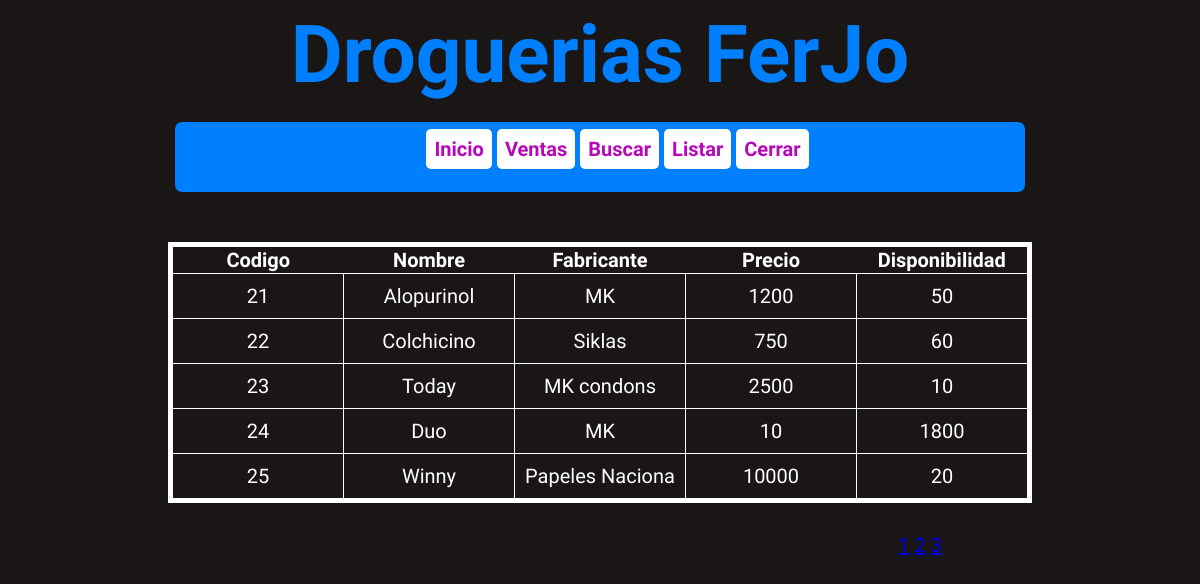
Screenshot of /listar.php?pagina=3 (signed in) with the database file from the repository.
### tables this page shows
CREATE TABLE `drogas` (
  `Codigo` int(15) NOT NULL,
  `Nombre` varchar(15) NOT NULL,
  `Fabricante` varchar(15) NOT NULL,
  `Presentacion` varchar(15) NOT NULL,
  `Tipo` varchar(15) NOT NULL,
  `Fecha_Vencimiento` date NOT NULL,
  `Precio` int(20) NOT NULL,
  `Disponibilidad` int(10) NOT NULL,
  `Cod_Proveedor` int(15) NOT NULL,
  `Formula` varchar(2) DEFAULT NULL
);

### listar.php (the view, shortened to what this page needs)
<!DOCTYPE html>
<html>
<head>
	<link rel="stylesheet" type="text/css" href="stylesheet.css">
</head>
<body>
<div id='Contenido'>
	<header>
		<hgroup>
		<h1><a href="index.php">Droguerias FerJo</a></h1>
		</hgroup>
		<div id='Menu'>
			<nav>
				<ul>
					<?php
					echo "<li><a href='index.php'>Inicio</a></li>";
					echo "<li><a href='ventas.php'>Ventas</a></li>";
					echo "<li><a href='buscar.php'>Buscar</a></li>";
					echo "<li><a href='listar.php'>Listar</a></li>";
					echo "<li><a href='cerrar.php'>Cerrar</a></li>";
					?>
				</ul>
			</nav>
		</div>
		<div>
		<?php
			require("conexion.php");
			$consulta = "SELECT Codigo, Nombre, Fabricante, Precio, Disponibilidad FROM drogas";
			$result = mysqli_query($conexion, $consulta);
			$tamano_paginas = 10;
			if(isset($_GET["pagina"])){
				$pagina = $_GET["pagina"];
			}else{
				$pagina = 1;
			}
			$numfilas = mysqli_num_rows($result);
			$totalpag = ceil($numfilas/$tamano_paginas);
			$desde = ($pagina -1)*$tamano_paginas;
			$consulta_limite ="SELECT Codigo, Nombre, Fabricante, Precio, Disponibilidad FROM drogas LIMIT $desde, $tamano_paginas";
			$result = mysqli_query($conexion, $consulta_limite);
			if(!empty($result)){
				echo "<table>";
				echo "<thead>";
				echo "<tr>";
				echo "<th>Codigo</th>";
				echo "<th>Nombre</th>";
				echo "<th>Fabricante</th>";
				echo "<th>Precio</th>";
				echo "<th>Disponibilidad</th>";
				echo "</thead>";
				echo "<tbody>";
				while($fila = mysqli_fetch_row($result)){
					echo "<tr><td>";
					echo "$fila[0] </td><td>";
					echo " $fila[1] </td><td>";
					echo "$fila[2] </td><td>";
					echo "$fila[3] </td><td>";
					echo "$fila[4]</td></td></tr>";
				}
				echo "</tbody>";
				echo "</table>";
			}else{
				echo "<h1 id = 'Error'>No hay drogas en el inventario</h1>";
			}
		?>
		</div>
		<div id='Paginacion'>
		<?php
			for($i = 1; $i <= $totalpag; $i++){
				echo "<a href='?pagina=" . $i . "'>" . $i . "</a>  ";
			}
		?>
		</div>
	</header>
</div>
</body>
</html>

### stylesheet.css (style rules this page uses)
body { background-color: #1A1616; font-family: 'Gloria Hallelujah', cursive; font-size: 20px; color: #FFF; }
header hgroup h1 { font-size: 80px; color: #0080FF; margin: 0 auto; font-family: 'Ranga', cursive; }
header hgroup h1 a { text-decoration: none; color: #0080FF; }
#Contenido { text-align: center; }
#Menu { margin: 0 auto; background-color: #0080FF; border-radius: 7px; width: 850px; height: 70px; }
nav ul { list-style-type: none; }
nav ul li { display: inline-block; margin-top: 7px; margin-right: 5px; cursor: pointer; border-radius: 5px; background-color: white; padding: 8px; font-weight: bold; transition: all 0.5s linear; -webkit-transition: all 0.5s linear; -o-transition: all 0.5s linear; -moz-transition: all 0.5s linea }
nav ul li a { text-decoration: none; color: #b709ba; }
table { margin: 0 auto; margin-top: 50px; border: 5px solid white; border-collapse: collapse; text-align: center; }
table td { border-radius: 7px; border: 1px solid white; padding: 10px; width: 150px; }
#Paginacion { margin-top: 30px; margin-right: 250px; text-align: right; }

### rows the page displays
drogas: Codigo "21", Nombre "Alopurinol", Fabricante "MK", Precio "1200", Disponibilidad "50"
drogas: Codigo "22", Nombre "Colchicino", Fabricante "Siklas", Precio "750", Disponibilidad "60"
drogas: Codigo "23", Nombre "Today", Fabricante "MK condons", Precio "2500", Disponibilidad "10"
drogas: Codigo "24", Nombre "Duo", Fabricante "MK", Precio "10", Disponibilidad "1800"
drogas: Codigo "25", Nombre "Winny", Fabricante "Papeles Naciona", Precio "10000", Disponibilidad "20"
